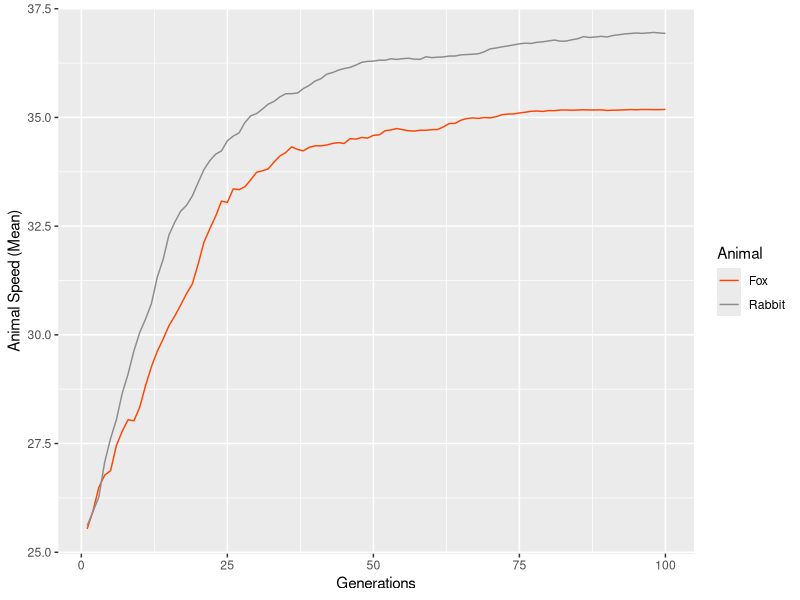

The R script that drew this image:
## ---- chunk 1
knitr::opts_chunk$set(echo = TRUE)
## ---- chunk 2

library(ggplot2)

## ---- chunk 3

#Fox Population Size#
#The number of fox agents to generate
foxPop<-100



#Number of Encounters#
#Number of rabbits each fox will encounter in their lifespan
nEncounters<-3



#Rabbit Population#
#The number of rabbit agents to be generated
rabbitPop<-foxPop*nEncounters



#Strength of Selection#
#The ratio of reproductive success between most and least successful fox
selStrength<-.15



#Model Loops#
#Number of times to repeat the model
modelLoops<-10



#Generations#
#Number of generations of evolution to simulate
generations<-100


## ---- chunk 4

#Agent Generation#
#A function to generate agents
agentGenerate<-function(n,animal){
  
  #Assign each agent a unique ID
  ID<-1:n
  
  #Generate a random speed for each agent
  speed<-rnorm(n,25,5)
  
  #If the animal is a rabbit...
  if(animal == "rabbit"){
    
    #Create a variable to track whether each rabbit has been eaten
    eaten<-rep(0,n)
    
    #Compile the rabbit agents
    agents<-data.frame(ID,animal,speed,eaten)
    
  } else {
    
    #Create a variable to track how many rabbits each fox has caught
    catches<-rep(0,n)
    
    #Compile the fox agents
    agents<-data.frame(ID,animal,speed,catches)
    
  }
  
  #Output the agents
  return(agents)
  
}



#Encounter#
#A function to simulate fox-rabbit encounters
encounter<-function(foxes,rabbits){
  
  #Bind fox and rabbit speeds into a matrix
  speedMatrix<-cbind(foxes$speed,rabbits$speed)
  
  #Determine whether each fox catches their rabbit
  #Rolls dice corresponding to the top speed of each fox and rabbit
  #Returns 1 if the fox outruns the rabbit; 0 otherwise
  catch<-apply(speedMatrix,1,function(x)
    runif(1,0,x[1])>runif(1,0,x[2])
    )
  
  #Output the results of each encounter
  return(catch)
  
}



#Reproduction#
#A function to make agents reproduce
reproduction<-function(agents,n,selStrength){
  
  #If the agents are rabbits...
  if(agents$animal[1]=="rabbit"){
    
    #Remove rabbits that were eaten
    agents<-agents[agents$eaten==0,]
    
    #Generate random offspring from surviving rabbits
    offspring<-agents[sample(1:nrow(agents),n,replace=T),]
    
    #Assign each offspring a unique ID
    offspring$ID<-1:n
    
  } else {
    
    #Remove foxes that failed to eat
    agents<-agents[agents$catches>=1,]
    
    #Sets the lowest catch value to 0
    p<-agents$catches-min(agents$catches)
    
    #Set the maximum value of p to 1
    p<-p/max(p)
    
    #Add a constant to each p value
    #So the ratio between max and min = 1+selStrength
    p<-p+(1/selStrength)
    
    #Generate random offspring from the surviving parent foxes
    offspring<-agents[sample(1:nrow(agents),n,replace=T,prob=p),]
    
    #Assign offspring new unique IDs
    offspring$ID<-1:n
    
    #Reset offspring hunting success to 0
    offspring$catches<-0
    
  }
  
  #Output the offspring
  return(offspring)
  
}

## ---- chunk 5

#Generate a blank dataframe to store model results
results<-data.frame("loop"=rep(1:modelLoops,each=generations*2),
                    "generation"=rep(1:generations,times=2),
                    "animal"=rep(c("fox","rabbit"),each=generations,times=modelLoops),
                    "speed"=NA)

#Loop over model loops...
for (m in 1:modelLoops) {
  
  #Generate the foxes
  foxes <- agentGenerate(foxPop, "fox")
  
  
  #Generate the rabbits
  rabbits <- agentGenerate(rabbitPop, "rabbit")
  
  #Loop over generations...
  for (g in 1:generations) {
    
    #Loop through the total number of encounters
    for (e in 1:nEncounters) {
      
      #Encounter#
      
      #Determine which rabbits each fox encounters
      encountered <- sample(rabbits$ID[rabbits$eaten == 0], foxPop)
      
      
      
      #Eat/Escape#
      
      #Determine whether each encountered rabbit gets caught
      caught <-
        encounter(foxes, rabbits[match(encountered, rabbits$ID), ])
      
      #Update the eaten status for encountered rabbits
      rabbits$eaten[match(encountered, rabbits$ID)] <- caught
      
      #Update the catches status for each fox
      foxes$catches <- foxes$catches + caught
      
    }
    
    #Have the rabbits reproduce
    rabbits <- reproduction(rabbits, rabbitPop, selStrength)
    
    #Have the foxes reproduce
    foxes <- reproduction(foxes, foxPop, selStrength)
    
    #Store the average speed of animals in this generation and model loop
    results$speed[results$animal=="fox" & 
                    results$generation==g &
                    results$loop==m]<-mean(foxes$speed)
    
    results$speed[results$animal=="rabbit" & 
                    results$generation==g &
                    results$loop==m]<-mean(rabbits$speed)
    
  }
  
}


## ---- chunk 6

p1<-ggplot(data=results,
           aes(x=generation,
               y=speed,
               color=animal))+
  labs(x="Generations",y="Animal Speed (Mean)",color="Animal")+
  stat_summary(fun=mean,geom="line")+
  scale_color_manual(labels=c("Fox","Rabbit"),
                     values=c("orangered","gray55"))

p1

